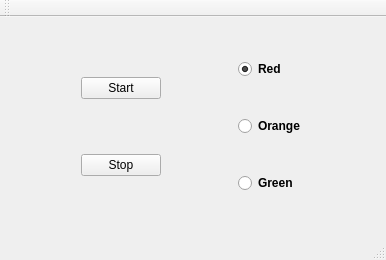
<?xml version="1.0" encoding="UTF-8"?>
<ui version="4.0">
 <class>MainWindow</class>
 <widget class="QMainWindow" name="MainWindow">
  <property name="geometry">
   <rect>
    <x>0</x>
    <y>0</y>
    <width>386</width>
    <height>260</height>
   </rect>
  </property>
  <property name="windowTitle">
   <string>MainWindow</string>
  </property>
  <widget class="QWidget" name="centralWidget">
   <layout class="QHBoxLayout" name="horizontalLayout">
    <item>
     <spacer name="horizontalSpacer">
      <property name="orientation">
       <enum>Qt::Horizontal</enum>
      </property>
      <property name="sizeHint" stdset="0">
       <size>
        <width>40</width>
        <height>20</height>
       </size>
      </property>
     </spacer>
    </item>
    <item>
     <layout class="QVBoxLayout" name="verticalLayout_2">
      <item>
       <widget class="QPushButton" name="bStart">
        <property name="text">
         <string>Start</string>
        </property>
       </widget>
      </item>
      <item>
       <widget class="QPushButton" name="bStop">
        <property name="text">
         <string>Stop</string>
        </property>
       </widget>
      </item>
     </layout>
    </item>
    <item>
     <spacer name="horizontalSpacer_3">
      <property name="orientation">
       <enum>Qt::Horizontal</enum>
      </property>
      <property name="sizeHint" stdset="0">
       <size>
        <width>40</width>
        <height>20</height>
       </size>
      </property>
     </spacer>
    </item>
    <item>
     <layout class="QVBoxLayout" name="verticalLayout">
      <item>
       <widget class="QRadioButton" name="red">
        <property name="font">
         <font>
          <weight>75</weight>
          <italic>false</italic>
          <bold>true</bold>
          <underline>false</underline>
          <strikeout>false</strikeout>
          <kerning>false</kerning>
         </font>
        </property>
        <property name="text">
         <string>Red</string>
        </property>
        <property name="checked">
         <bool>true</bool>
        </property>
       </widget>
      </item>
      <item>
       <widget class="QRadioButton" name="orange">
        <property name="font">
         <font>
          <weight>75</weight>
          <bold>true</bold>
         </font>
        </property>
        <property name="text">
         <string>Orange</string>
        </property>
        <property name="checked">
         <bool>false</bool>
        </property>
       </widget>
      </item>
      <item>
       <widget class="QRadioButton" name="green">
        <property name="font">
         <font>
          <weight>75</weight>
          <bold>true</bold>
         </font>
        </property>
        <property name="text">
         <string>Green</string>
        </property>
       </widget>
      </item>
     </layout>
    </item>
    <item>
     <spacer name="horizontalSpacer_2">
      <property name="orientation">
       <enum>Qt::Horizontal</enum>
      </property>
      <property name="sizeHint" stdset="0">
       <size>
        <width>40</width>
        <height>20</height>
       </size>
      </property>
     </spacer>
    </item>
   </layout>
  </widget>
  <widget class="QMenuBar" name="menuBar">
   <property name="geometry">
    <rect>
     <x>0</x>
     <y>0</y>
     <width>386</width>
     <height>20</height>
    </rect>
   </property>
  </widget>
  <widget class="QToolBar" name="mainToolBar">
   <attribute name="toolBarArea">
    <enum>TopToolBarArea</enum>
   </attribute>
   <attribute name="toolBarBreak">
    <bool>false</bool>
   </attribute>
  </widget>
  <widget class="QStatusBar" name="statusBar"/>
 </widget>
 <layoutdefault spacing="6" margin="11"/>
 <resources/>
 <connections/>
</ui>
